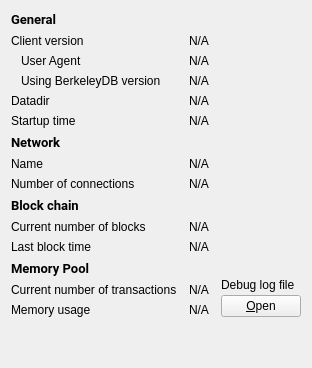
     <widget class="QWidget" name="tab_info">
      <attribute name="title">
       <string>&amp;Information</string>
      </attribute>
      <layout class="QGridLayout" name="gridLayout" columnstretch="0,1,0">
       <property name="horizontalSpacing">
        <number>12</number>
       </property>
       <item row="0" column="0">
        <widget class="QLabel" name="label_9">
         <property name="font">
          <font>
           <family>Roboto</family>
           <pointsize>10</pointsize>
           <weight>75</weight>
           <bold>true</bold>
          </font>
         </property>
         <property name="text">
          <string>General</string>
         </property>
        </widget>
       </item>
       <item row="1" column="0">
        <widget class="QLabel" name="label_6">
         <property name="text">
          <string>Client version</string>
         </property>
        </widget>
       </item>
       <item row="1" column="1" colspan="2">
        <widget class="QLabel" name="clientVersion">
         <property name="cursor">
          <cursorShape>IBeamCursor</cursorShape>
         </property>
         <property name="text">
          <string>N/A</string>
         </property>
         <property name="textFormat">
          <enum>Qt::PlainText</enum>
         </property>
         <property name="textInteractionFlags">
          <set>Qt::LinksAccessibleByMouse|Qt::TextSelectableByKeyboard|Qt::TextSelectableByMouse</set>
         </property>
        </widget>
       </item>
       <item row="2" column="0">
        <widget class="QLabel" name="labelClientUserAgent">
         <property name="text">
          <string>User Agent</string>
         </property>
         <property name="indent">
          <number>10</number>
         </property>
        </widget>
       </item>
       <item row="2" column="1" colspan="2">
        <widget class="QLabel" name="clientUserAgent">
         <property name="cursor">
          <cursorShape>IBeamCursor</cursorShape>
         </property>
         <property name="text">
          <string>N/A</string>
         </property>
         <property name="textFormat">
          <enum>Qt::PlainText</enum>
         </property>
         <property name="textInteractionFlags">
          <set>Qt::LinksAccessibleByMouse|Qt::TextSelectableByKeyboard|Qt::TextSelectableByMouse</set>
         </property>
        </widget>
       </item>
       <item row="3" column="0">
        <widget class="QLabel" name="label_berkeleyDBVersion">
         <property name="text">
          <string>Using BerkeleyDB version</string>
         </property>
         <property name="indent">
          <number>10</number>
         </property>
        </widget>
       </item>
       <item row="3" column="1" colspan="2">
        <widget class="QLabel" name="berkeleyDBVersion">
         <property name="cursor">
          <cursorShape>IBeamCursor</cursorShape>
         </property>
         <property name="text">
          <string>N/A</string>
         </property>
         <property name="textFormat">
          <enum>Qt::PlainText</enum>
         </property>
         <property name="textInteractionFlags">
          <set>Qt::LinksAccessibleByMouse|Qt::TextSelectableByKeyboard|Qt::TextSelectableByMouse</set>
         </property>
        </widget>
       </item>
       <item row="4" column="0">
        <widget class="QLabel" name="label_12">
         <property name="text">
          <string>Datadir</string>
         </property>
        </widget>
       </item>
       <item row="4" column="1" colspan="2">
        <widget class="QLabel" name="dataDir">
         <property name="cursor">
          <cursorShape>IBeamCursor</cursorShape>
         </property>
         <property name="text">
          <string>N/A</string>
         </property>
         <property name="textFormat">
          <enum>Qt::PlainText</enum>
         </property>
         <property name="wordWrap">
          <bool>true</bool>
         </property>
         <property name="textInteractionFlags">
          <set>Qt::LinksAccessibleByMouse|Qt::TextSelectableByKeyboard|Qt::TextSelectableByMouse</set>
         </property>
        </widget>
       </item>
       <item row="5" column="0">
        <widget class="QLabel" name="label_13">
         <property name="text">
          <string>Startup time</string>
         </property>
        </widget>
       </item>
       <item row="5" column="1" colspan="2">
        <widget class="QLabel" name="startupTime">
         <property name="cursor">
          <cursorShape>IBeamCursor</cursorShape>
         </property>
         <property name="text">
          <string>N/A</string>
         </property>
         <property name="textFormat">
          <enum>Qt::PlainText</enum>
         </property>
         <property name="textInteractionFlags">
          <set>Qt::LinksAccessibleByMouse|Qt::TextSelectableByKeyboard|Qt::TextSelectableByMouse</set>
         </property>
        </widget>
       </item>
       <item row="6" column="0">
        <widget class="QLabel" name="labelNetwork">
         <property name="font">
          <font>
           <family>Roboto</family>
           <pointsize>10</pointsize>
           <weight>75</weight>
           <bold>true</bold>
          </font>
         </property>
         <property name="text">
          <string>Network</string>
         </property>
        </widget>
       </item>
       <item row="7" column="0">
        <widget class="QLabel" name="label_8">
         <property name="text">
          <string>Name</string>
         </property>
        </widget>
       </item>
       <item row="7" column="1" colspan="2">
        <widget class="QLabel" name="networkName">
         <property name="cursor">
          <cursorShape>IBeamCursor</cursorShape>
         </property>
         <property name="text">
          <string>N/A</string>
         </property>
         <property name="textFormat">
          <enum>Qt::PlainText</enum>
         </property>
         <property name="textInteractionFlags">
          <set>Qt::LinksAccessibleByMouse|Qt::TextSelectableByKeyboard|Qt::TextSelectableByMouse</set>
         </property>
        </widget>
       </item>
       <item row="8" column="0">
        <widget class="QLabel" name="label_7">
         <property name="text">
          <string>Number of connections</string>
         </property>
        </widget>
       </item>
       <item row="8" column="1" colspan="2">
        <widget class="QLabel" name="numberOfConnections">
         <property name="cursor">
          <cursorShape>IBeamCursor</cursorShape>
         </property>
         <property name="text">
          <string>N/A</string>
         </property>
         <property name="textFormat">
          <enum>Qt::PlainText</enum>
         </property>
         <property name="textInteractionFlags">
          <set>Qt::LinksAccessibleByMouse|Qt::TextSelectableByKeyboard|Qt::TextSelectableByMouse</set>
         </property>
        </widget>
       </item>
       <item row="9" column="0">
        <widget class="QLabel" name="label_10">
         <property name="font">
          <font>
           <family>Roboto</family>
           <pointsize>10</pointsize>
           <weight>75</weight>
           <bold>true</bold>
          </font>
         </property>
         <property name="text">
          <string>Block chain</string>
         </property>
        </widget>
       </item>
       <item row="10" column="0">
        <widget class="QLabel" name="label_3">
         <property name="text">
          <string>Current number of blocks</string>
         </property>
        </widget>
       </item>
       <item row="10" column="1" colspan="2">
        <widget class="QLabel" name="numberOfBlocks">
         <property name="cursor">
          <cursorShape>IBeamCursor</cursorShape>
         </property>
         <property name="text">
          <string>N/A</string>
         </property>
         <property name="textFormat">
          <enum>Qt::PlainText</enum>
         </property>
         <property name="textInteractionFlags">
          <set>Qt::LinksAccessibleByMouse|Qt::TextSelectableByKeyboard|Qt::TextSelectableByMouse</set>
         </property>
        </widget>
       </item>
       <item row="11" column="0">
        <widget class="QLabel" name="labelLastBlockTime">
         <property name="text">
          <string>Last block time</string>
         </property>
        </widget>
       </item>
       <item row="11" column="1" colspan="2">
        <widget class="QLabel" name="lastBlockTime">
         <property name="cursor">
          <cursorShape>IBeamCursor</cursorShape>
         </property>
         <property name="text">
          <string>N/A</string>
         </property>
         <property name="textFormat">
          <enum>Qt::PlainText</enum>
         </property>
         <property name="textInteractionFlags">
          <set>Qt::LinksAccessibleByMouse|Qt::TextSelectableByKeyboard|Qt::TextSelectableByMouse</set>
         </property>
        </widget>
       </item>
       <item row="12" column="0">
        <widget class="QLabel" name="labelMempoolTitle">
         <property name="font">
          <font>
           <family>Roboto</family>
           <pointsize>10</pointsize>
           <weight>75</weight>
           <bold>true</bold>
          </font>
         </property>
         <property name="text">
          <string>Memory Pool</string>
         </property>
        </widget>
       </item>
       <item row="13" column="0">
        <widget class="QLabel" name="labelNumberOfTransactions">
         <property name="text">
          <string>Current number of transactions</string>
         </property>
        </widget>
       </item>
       <item row="13" column="1">
        <widget class="QLabel" name="mempoolNumberTxs">
         <property name="cursor">
          <cursorShape>IBeamCursor</cursorShape>
         </property>
         <property name="text">
          <string>N/A</string>
         </property>
         <property name="textFormat">
          <enum>Qt::PlainText</enum>
         </property>
         <property name="textInteractionFlags">
          <set>Qt::LinksAccessibleByMouse|Qt::TextSelectableByKeyboard|Qt::TextSelectableByMouse</set>
         </property>
        </widget>
       </item>
       <item row="14" column="0">
        <widget class="QLabel" name="labelMemoryUsage">
         <property name="text">
          <string>Memory usage</string>
         </property>
        </widget>
       </item>
       <item row="14" column="1">
        <widget class="QLabel" name="mempoolSize">
         <property name="cursor">
          <cursorShape>IBeamCursor</cursorShape>
         </property>
         <property name="text">
          <string>N/A</string>
         </property>
         <property name="textFormat">
          <enum>Qt::PlainText</enum>
         </property>
         <property name="textInteractionFlags">
          <set>Qt::LinksAccessibleByMouse|Qt::TextSelectableByKeyboard|Qt::TextSelectableByMouse</set>
         </property>
        </widget>
       </item>
       <item row="12" column="2" rowspan="3">
        <layout class="QVBoxLayout" name="verticalLayoutDebugButton">
         <property name="spacing">
          <number>3</number>
         </property>
         <item>
          <spacer name="verticalSpacer_2">
           <property name="orientation">
            <enum>Qt::Vertical</enum>
           </property>
           <property name="sizeHint" stdset="0">
            <size>
             <width>10</width>
             <height>5</height>
            </size>
           </property>
          </spacer>
         </item>
         <item>
          <widget class="QLabel" name="labelDebugLogfile">
           <property name="text">
            <string>Debug log file</string>
           </property>
          </widget>
         </item>
         <item>
          <widget class="QPushButton" name="openDebugLogfileButton">
           <property name="toolTip">
            <string>Open the %1 debug log file from the current data directory. This can take a few seconds for large log files.</string>
           </property>
           <property name="text">
            <string>&amp;Open</string>
           </property>
           <property name="autoDefault">
            <bool>false</bool>
           </property>
          </widget>
         </item>
        </layout>
       </item>
       <item row="15" column="0">
        <spacer name="verticalSpacer">
         <property name="orientation">
          <enum>Qt::Vertical</enum>
         </property>
         <property name="sizeHint" stdset="0">
          <size>
           <width>20</width>
           <height>40</height>
          </size>
         </property>
        </spacer>
       </item>
      </layout>
     </widget>
